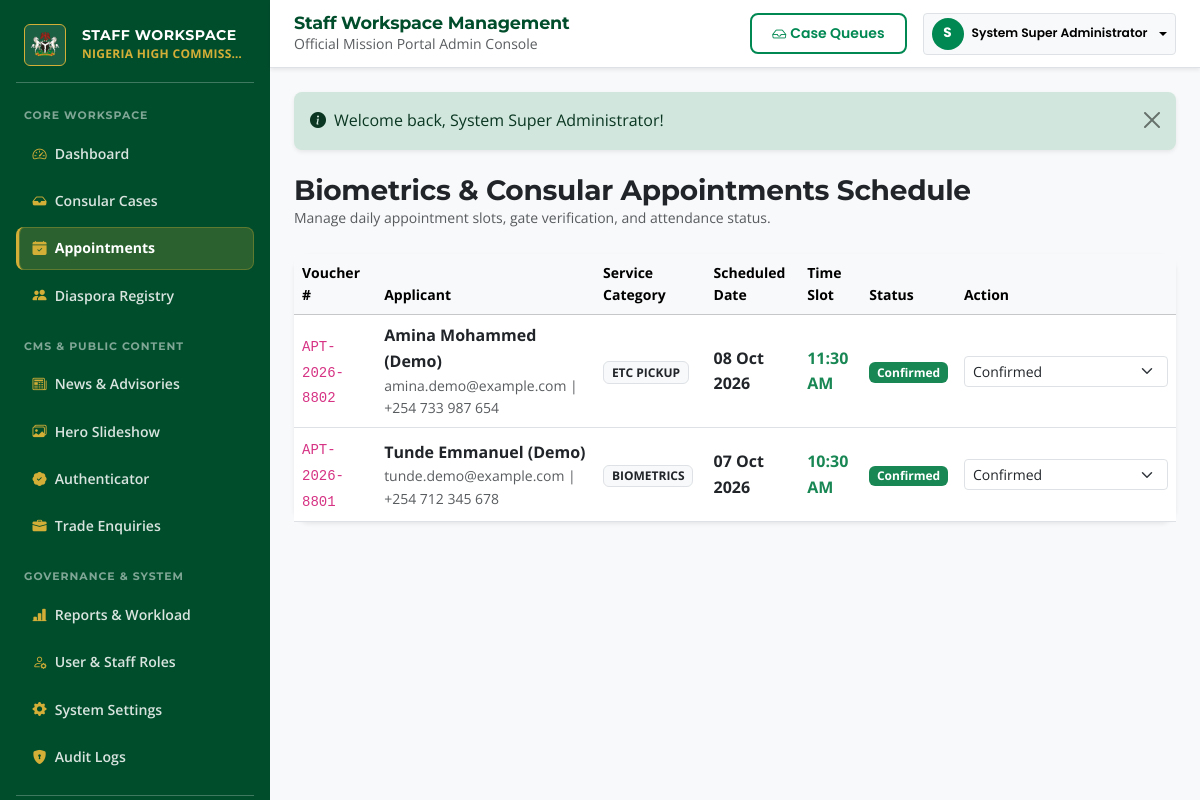
Page /admin/appointments (signed in) on the committed database.
### tables this page shows
CREATE TABLE IF NOT EXISTS `appointments` (
    `id` INT AUTO_INCREMENT PRIMARY KEY,
    `voucher_number` VARCHAR(50) NOT NULL UNIQUE,
    `user_id` INT DEFAULT NULL,
    `applicant_name` VARCHAR(150) NOT NULL,
    `applicant_email` VARCHAR(150) NOT NULL,
    `applicant_phone` VARCHAR(50) NOT NULL,
    `service_category` ENUM('biometrics', 'visa_interview', 'legalization', 'etc_pickup', 'general_consular') NOT NULL,
    `appointment_date` DATE NOT NULL,
    `time_slot` VARCHAR(20) NOT NULL,
    `status` ENUM('confirmed', 'attended', 'cancelled', 'rescheduled') DEFAULT 'confirmed',
    `notes` VARCHAR(255) DEFAULT NULL,
    `created_at` DATETIME DEFAULT CURRENT_TIMESTAMP,
    FOREIGN KEY (`user_id`) REFERENCES `users`(`id`) ON DELETE SET NULL
);

### src/Controllers/AdminController.php (called while the page is built, shortened)
<?php
class AdminController extends Controller {
    public function appointments(Request $request): void {
        $appointments = Appointment::getAll();
        $this->render('admin/appointments', ['appointments' => $appointments], 'admin');
    }
}

### public/index.php (called while the page is built, shortened)
<?php
$request = new Request();
$router = new Router();
$router->get('/', [HomeController::class, 'index']);
$router->get('/services', [ServicesController::class, 'index']);
$router->get('/services/passport', [ConsularController::class, 'passport']);
$router->get('/services/visa', [ConsularController::class, 'visa']);
$router->get('/services/emergency-travel', [ConsularController::class, 'etc']);
$router->post('/services/emergency-travel', [ConsularController::class, 'etc']);
$router->get('/services/document-support', [ConsularController::class, 'legalization']);
$router->get('/services/fees', [ServicesController::class, 'fees']);
$router->get('/services/appointments', [ServicesController::class, 'appointments']);
$router->get('/consular', [ConsularController::class, 'index']);
$router->get('/consular/passport', [ConsularController::class, 'passport']);
$router->get('/consular/visa', [ConsularController::class, 'visa']);
$router->get('/consular/etc', [ConsularController::class, 'etc']);
$router->post('/consular/etc', [ConsularController::class, 'etc']);
$router->get('/consular/legalization', [ConsularController::class, 'legalization']);
$router->get('/appointment', [AppointmentController::class, 'index']);
$router->post('/appointment', [AppointmentController::class, 'index']);
$router->get('/appointment/voucher', [AppointmentController::class, 'voucher']);
$router->get('/track', [TrackController::class, 'index']);
$router->post('/track', [TrackController::class, 'index']);
$router->get('/verify', [VerificationController::class, 'index']);
$router->post('/verify', [VerificationController::class, 'index']);
$router->get('/diaspora', [DiasporaController::class, 'index']);
$router->get('/diaspora/register', [DiasporaController::class, 'register']);
$router->post('/diaspora/register', [DiasporaController::class, 'register']);
$router->get('/diaspora/emergency', [DiasporaController::class, 'emergency']);
$router->post('/diaspora/emergency', [DiasporaController::class, 'emergency']);
$router->get('/nigerians-in-kenya', [DiasporaController::class, 'index']);
$router->get('/nigerians-in-kenya/register', [DiasporaController::class, 'register']);
$router->post('/nigerians-in-kenya/register', [DiasporaController::class, 'register']);
$router->get('/nigerians-in-kenya/community', [InformationController::class, 'community']);
$router->get('/emergency', [DiasporaController::class, 'emergency']);
$router->post('/emergency', [DiasporaController::class, 'emergency']);
$router->get('/trade', [TradeController::class, 'index']);
$router->post('/trade', [TradeController::class, 'index']);
$router->get('/trade/enquiry', [TradeController::class, 'index']);
$router->post('/trade/enquiry', [TradeController::class, 'index']);
$router->get('/discover-nigeria', [NigeriaController::class, 'map']);
$router->get('/discover-nigeria/states', [NigeriaController::class, 'map']);
$router->get('/discover-nigeria/government', [InformationController::class, 'government']);
$router->get('/nigeria/map', [NigeriaController::class, 'map']);
$router->get('/mission', [MissionController::class, 'index']);
$router->get('/mission/leadership', [MissionController::class, 'leadership']);
$router->get('/mission/history', [MissionController::class, 'history']);
$router->get('/mission/message', [MissionController::class, 'message']);
$router->get('/mission/friends-of-nigeria', [MissionController::class, 'friends']);
$router->get('/news', [NewsController::class, 'index']);
$router->get('/news/view', [NewsController::class, 'view']);
$router->get('/notices', [NewsController::class, 'index']);
$router->get('/events', [InformationController::class, 'events']);
$router->get('/gallery', [InformationController::class, 'gallery']);
$router->get('/downloads', [InformationController::class, 'downloads']);
$router->get('/faq', [InformationController::class, 'faq']);
$router->get('/search', [InformationController::class, 'search']);
$router->get('/newsletter', [NewsletterController::class, 'index']);
$router->post('/newsletter/subscribe', [NewsletterController::class, 'subscribe']);
$router->get('/newsletter/unsubscribe', [NewsletterController::class, 'unsubscribe']);
$router->get('/contact', [ContactController::class, 'index']);
$router->post('/contact', [ContactController::class, 'index']);
$router->get('/feedback', [InformationController::class, 'feedback']);
$router->post('/feedback', [InformationController::class, 'feedback']);
$router->get('/official-channels', [InformationController::class, 'officialChannels']);
$router->get('/report-suspicious', [InformationController::class, 'reportSuspicious']);
$router->post('/report-suspicious', [InformationController::class, 'reportSuspicious']);
$router->get('/privacy', [InformationController::class, 'privacy']);
$router->get('/terms', [InformationController::class, 'terms']);
$router->get('/accessibility', [InformationController::class, 'accessibility']);
$router->get('/cookies', [InformationController::class, 'cookies']);
$router->get('/sitemap', [InformationController::class, 'sitemap']);
$router->get('/sitemap.xml', [InformationController::class, 'sitemapXml']);
$router->get('/login', [CitizenPortalController::class, 'login']);
$router->post('/login', [CitizenPortalController::class, 'login']);
$router->get('/register', [CitizenPortalController::class, 'register']);
$router->post('/register', [CitizenPortalController::class, 'register']);
$router->get('/forgot-password', [CitizenPortalController::class, 'forgotPassword']);
$router->post('/forgot-password', [CitizenPortalController::class, 'forgotPassword']);
$router->get('/reset-password', [CitizenPortalController::class, 'resetPassword']);
$router->post('/reset-password', [CitizenPortalController::class, 'resetPassword']);
$router->get('/portal/login', [CitizenPortalController::class, 'login']);
$router->post('/portal/login', [CitizenPortalController::class, 'login']);
$router->get('/portal/register', [CitizenPortalController::class, 'register']);
$router->post('/portal/register', [CitizenPortalController::class, 'register']);
$router->get('/portal/logout', [CitizenPortalController::class, 'logout']);
$router->get('/portal/dashboard', [CitizenPortalController::class, 'dashboard']);
$router->get('/portal/profile', [CitizenPortalController::class, 'profile']);
$router->post('/portal/profile', [CitizenPortalController::class, 'profile']);
$router->get('/portal/requests', [CitizenPortalController::class, 'requests']);
$router->get('/portal/appointments', [CitizenPortalController::class, 'appointments']);
$router->get('/portal/documents', [CitizenPortalController::class, 'documents']);
$router->post('/portal/documents', [CitizenPortalController::class, 'documents']);
$router->get('/portal/notifications', [CitizenPortalController::class, 'notifications']);
$router->get('/portal/request', [CitizenPortalController::class, 'requestDetail']);
$router->post('/portal/request', [CitizenPortalController::class, 'requestDetail']);
$router->get('/files/download', [FileController::class, 'download']);
$router->post('/files/upload', [FileController::class, 'upload']);
$router->get('/portal/receipt', [FileController::class, 'printReceipt']);
$router->get('/admin/login', [AdminController::class, 'login']);
$router->post('/admin/login', [AdminController::class, 'login']);
$router->get('/admin/dashboard', [AdminController::class, 'dashboard']);
$router->get('/admin/requests', [AdminController::class, 'requests']);
$router->post('/admin/requests', [AdminController::class, 'requests']);
$router->get('/admin/requests/view', [AdminController::class, 'requestDetail']);
$router->post('/admin/requests/view', [AdminController::class, 'requestDetail']);
$router->get('/admin/appointments', [AdminController::class, 'appointments']);
$router->post('/admin/appointments', [AdminController::class, 'appointments']);
$router->get('/admin/citizens', [AdminController::class, 'citizens']);
$router->post('/admin/citizens', [AdminController::class, 'citizens']);
$router->get('/admin/notices', [AdminController::class, 'notices']);
$router->post('/admin/notices', [AdminController::class, 'notices']);
$router->get('/admin/verification', [AdminController::class, 'verification']);
$router->post('/admin/verification', [AdminController::class, 'verification']);
$router->get('/admin/trade', [AdminController::class, 'trade']);
$router->get('/admin/audit', [AdminController::class, 'audit']);
$router->get('/admin/users', [AdminController::class, 'users']);
$router->post('/admin/users', [AdminController::class, 'users']);
$router->get('/admin/settings', [AdminController::class, 'settings']);
$router->post('/admin/settings', [AdminController::class, 'settings']);
$router->get('/admin/reports', [AdminController::class, 'reports']);
$router->get('/admin/export', [AdminController::class, 'export']);
$router->get('/admin/hero', [AdminController::class, 'hero']);
$router->post('/admin/hero', [AdminController::class, 'hero']);
$router->get('/health', [HealthController::class, 'index']);
$router->dispatch($request);

### src/Models/Appointment.php (called while the page is built, shortened)
<?php
class Appointment {
    public static function getAll(): array {
        $db = Database::getConnection();
        $stmt = $db->query("SELECT * FROM appointments ORDER BY appointment_date DESC, time_slot ASC");
        return $stmt->fetchAll();
    }
}

### views/admin/appointments.php (the view, shortened to what this page needs)
<div class="d-flex justify-content-between align-items-center mb-4 flex-wrap gap-2">
    <div>
        <h3 class="fw-bold text-dark mb-0" style="font-family: 'Playfair Display', serif;">Biometrics & Consular Appointments Schedule</h3>
        <div class="small text-muted">Manage daily appointment slots, gate verification, and attendance status.</div>
    </div>
</div>
<div class="card border-0 shadow-sm rounded-4 bg-white">
    <div class="card-body p-0">
        <div class="table-responsive">
            <table class="table table-hover align-middle mb-0">
                <thead class="table-light small">
                    <tr>
                        <th>Voucher #</th>
                        <th>Applicant</th>
                        <th>Service Category</th>
                        <th>Scheduled Date</th>
                        <th>Time Slot</th>
                        <th>Status</th>
                        <th>Action</th>
                    </tr>
                </thead>
                <tbody>
                    <?php foreach ($appointments as $apt): ?>
                        <tr>
                            <td><code><?= Helper::sanitize($apt['voucher_number']) ?></code></td>
                            <td>
                                <div class="fw-bold text-dark"><?= Helper::sanitize($apt['applicant_name']) ?></div>
                                <div class="small text-muted"><?= Helper::sanitize($apt['applicant_email']) ?> | <?= Helper::sanitize($apt['applicant_phone']) ?></div>
                            </td>
                            <td><span class="badge bg-light text-dark border text-uppercase"><?= str_replace('_', ' ', $apt['service_category']) ?></span></td>
                            <td class="fw-bold text-dark"><?= Helper::formatDate($apt['appointment_date'], 'd M Y') ?></td>
                            <td class="fw-bold text-success"><?= Helper::sanitize($apt['time_slot']) ?></td>
                            <td><?= Helper::statusBadge($apt['status']) ?></td>
                            <td>
                                <form action="<?= Helper::baseUrl('admin/appointments') ?>" method="POST" class="d-inline">
                                    <select name="status" onchange="this.form.submit()" class="form-select form-select-sm d-inline-block w-auto">
                                        <option value="confirmed" <?= $apt['status'] === 'confirmed' ? 'selected' : '' ?>>Confirmed</option>
                                    </select>
                                </form>
                            </td>
                        </tr>
                    <?php endforeach; ?>
                </tbody>
            </table>
        </div>
    </div>
</div>

### src/Core/Helper.php (shortened to what this page needs)
<?php
class Helper {
    public static function baseUrl(string $path = ''): string {
        $scriptName = $_SERVER['SCRIPT_NAME'] ?? '';
        $dir = dirname($scriptName);
        $dir = preg_replace('/\/public$/', '', $dir);
        $dir = rtrim(str_replace('\\', '/', $dir), '/');
        $path = ltrim($path, '/');
        return ($dir === '' || $dir === '/') ? '/' . $path : $dir . '/' . $path;
    }
    public static function sanitize(?string $str): string {
        return htmlspecialchars(trim($str), ENT_QUOTES, 'UTF-8');
    }
    public static function statusBadge(string $status): string {
        $status = strtolower($status);
        $badgeClass = 'bg-secondary';
        switch ($status) {
            case 'approved':
            case 'verified':
            case 'confirmed':
            case 'attended':
            case 'valid':
            case 'matched':
                $badgeClass = 'bg-success';
                break;
        }
        $label = ucwords(str_replace('_', ' ', $status));
        return '<span class="badge ' . $badgeClass . '">' . self::sanitize($label) . '</span>';
    }
    public static function formatDate(?string $date, string $format = 'd M Y, h:i A'): string {
        return date($format, strtotime($date));
    }
}

### public/assets/css/custom.css (style rules this page uses)
:root { --brand-green: #008852; --reference-green: #008751; --brand-leaf: #54B435; --brand-secondary: #379237; --brand-pale: #EDFBE2; --brand-border: #D5EAD8; --brand-warm: #F1ECE7; --surface: #FFFFFF; --text-heading: #0F172A; --text-body: #2F3B40; --brand-dark: #0C1406; --reference-accent: #D5862C; --text-on-light: #0F172A; --text-on-dark: #FFFFFF; --text-muted-on-light: #475569; --text-muted-on-dark: #E2E8F0; --icon-on-light: #008852; --icon-on-dark: #54B435; --focus-ring-color: #008852; --font-heading: 'Montserrat', sans-serif; --font-body: 'Open Sans', sans-serif; --font-cta: 'Poppins', sans-serif; --font-base: 1rem; --bs-primary: #008852 !important; --bs-primary-rgb: 0, 136, 82 !important; --bs-link-color: #008852 !important; --bs-link-hover-color: #00683e !important; --bs-nav-pills-link-active-bg: #004D2C !important; --bs-nav-pills-link-active-color: #FFFFFF !important; }
body { font-family: var(--font-body), sans-serif; font-size: var(--font-base); background-color: #F8FAFC; color: var(--text-body); line-height: 1.6; overflow-x: hidden; }
h1, h2, h3, h4, h5, h6, .heading-diplomatic, .card-title, .modal-title, .offcanvas-title { font-family: var(--font-heading), sans-serif !important; font-weight: 700 !important; letter-spacing: -0.01em; }
body, p, label, input, select, textarea, table, .nav-link, .dropdown-item, .form-control, .form-select, .form-label { font-family: var(--font-body), sans-serif; }
::placeholder { color: var(--text-muted-on-light) !important; opacity: 1 !important; }

### rows in the picture
appointments: voucher_number "APT-2026-8802", applicant_name "Amina Mohammed (Demo)", applicant_email "amina.demo@example.com", applicant_phone "+254 733 987 654", service_category "ETC PICKUP", appointment_date "08 Oct 2026", time_slot "11:30 AM", status "Confirmed"
appointments: voucher_number "APT-2026-8801", applicant_name "Tunde Emmanuel (Demo)", applicant_email "tunde.demo@example.com", applicant_phone "+254 712 345 678", service_category "BIOMETRICS", appointment_date "07 Oct 2026", time_slot "10:30 AM", status "Confirmed"

### other values in the picture
Helper::sanitize($shortName) "NIGERIA HIGH COMMISS…"
substr($user['full_name'] ?? 'S', 0, 1) "S"
Helper::sanitize($user['full_name'] ?? 'Staff') "System Super Administrator"
Helper::sanitize($flash['message']) "Welcome back, System Super Administrator!"
